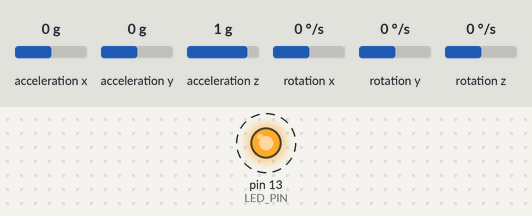
A sketch run on a simulated Arduino Uno, built with avr-gcc and run on an emulated ATmega328P. Parts: output pins drawn as LEDs (lit = HIGH). Dashed ring = blinking. The test bench sets the inputs (shaded band); at power-on: acceleration x 0 g, acceleration y 0 g, acceleration z 1 g, rotation x 0 °/s, rotation y 0 °/s, rotation z 0 °/s. What the sketch prints to the serial monitor is not drawn.

Above: at 1.2 s.
1.3 s: acceleration x set to -1.4 g
4.3 s: acceleration y set to -1.4 g
7.3 s: acceleration z set to -1.4 g
10.3 s: rotation x set to 100 °/s
13.3 s: rotation y set to 100 °/s
Timing chart, 0 to 17.3 s (numbered marks = the images above; inputs shaded):
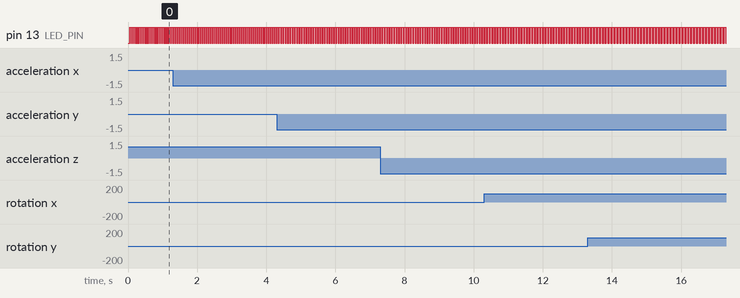

Measured:
- by itself, pin 13 (LED_PIN): alternates HIGH for 0.04 s and LOW for 0.04 s

The sketch:

Programme.ino
```cpp
#include "Wire.h"
#include "I2Cdev.h"
#include "MPU6050.h"

MPU6050 accelgyro;

int16_t ax, ay, az;
int16_t gx, gy, gz;

#define LED_PIN 13
bool blinkState = false;

void setup() {
    Wire.begin();
    Serial.begin(9600);
    Serial.println("Initializing I2C devices...");
    accelgyro.initialize();
    Serial.println("Testing device connections...");
    Serial.println(accelgyro.testConnection() ? "MPU6050 connection successful" : "MPU6050 connection failed");
    pinMode(LED_PIN, OUTPUT);
}

void loop() {
    accelgyro.getMotion6(&ax, &ay, &az, &gx, &gy, &gz);

    Serial.print("a/g:\t");
    Serial.print(ax); Serial.print("\t");
    Serial.print(ay); Serial.print("\t");
    Serial.print(az); Serial.print("\t");
    Serial.print(gx); Serial.print("\t");
    Serial.print(gy); Serial.print("\t");
    Serial.println(gz);

    blinkState = !blinkState;
    digitalWrite(LED_PIN, blinkState);
}
```
